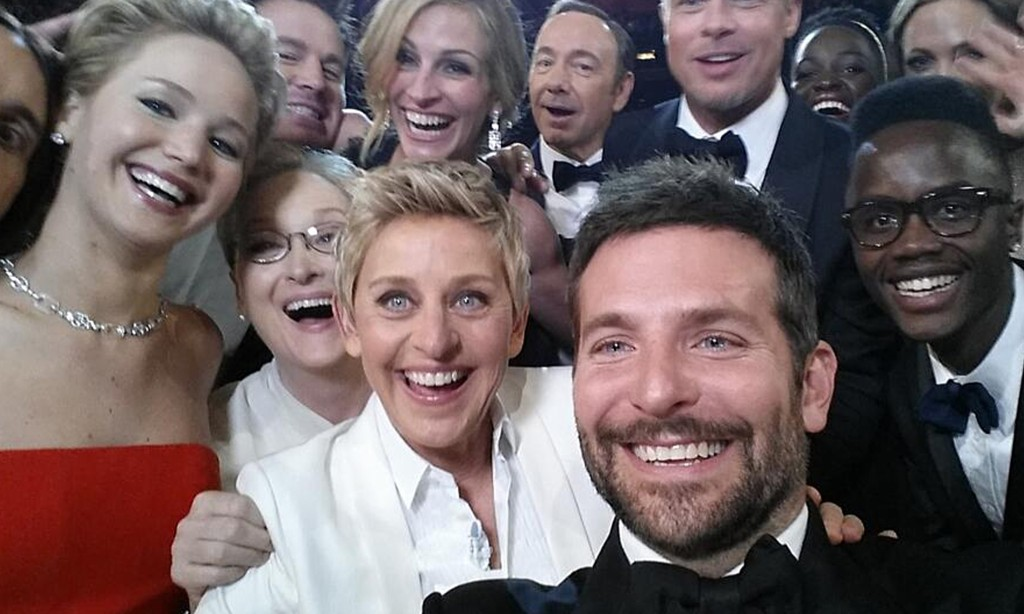
//> input picture oscarSelfie.jpg, 1024 x 614 px
$ ./OscarSelfie_code   (built with g++ and OpenCV 4)
//> lines starting //> are read from the running program, lines starting //| are printed output that depends on the picture; after the words box and inside, x2 and y2 are one past the last pixel; in counts of white or black regions, pixels touching at a corner belong together
/* Name: Karthika Kamath
   College: VEERMATA JIJABAI TECHNOLOGICAL INSTITUTE (VJTI)
   Third Year Btech Electronics */

/* Problem Statement: To find color of Ellen DeGeneres from the given image */

/*sources: http://opencvexamples.blogspot.com/p/learning-opencv-functions-step-by-step.html */


#include "opencv2/objdetect/objdetect.hpp" //for facial feature extraction using haarcascades
#include "opencv2/highgui/highgui.hpp"
#include "opencv2/imgproc/imgproc.hpp"

#include <iostream>


using namespace std;
using namespace cv;

int main( )
{

	Mat image;
// load image and create a window to display
    image = imread("oscarSelfie.jpg", CV_LOAD_IMAGE_COLOR);
//> image is the input picture: 614 rows x 1024 cols, CV_8UC3; mean B, G, R 100.5, 99.8, 114.3
    namedWindow( "window1", 1 );
	imshow( "window1", image );

    // Load Face cascade (.xml file)
    CascadeClassifier face_cascade, eyes_cascade;
    face_cascade.load( "C:/opencv/sources/data/haarcascades/haarcascade_frontalface_alt2.xml" );
	eyes_cascade.load("C:/opencv/sources/data/haarcascades/haarcascade_eye_tree_eyeglasses.xml" );


    Mat grayImage;
    cvtColor(image, grayImage, CV_BGR2GRAY); //color to gray
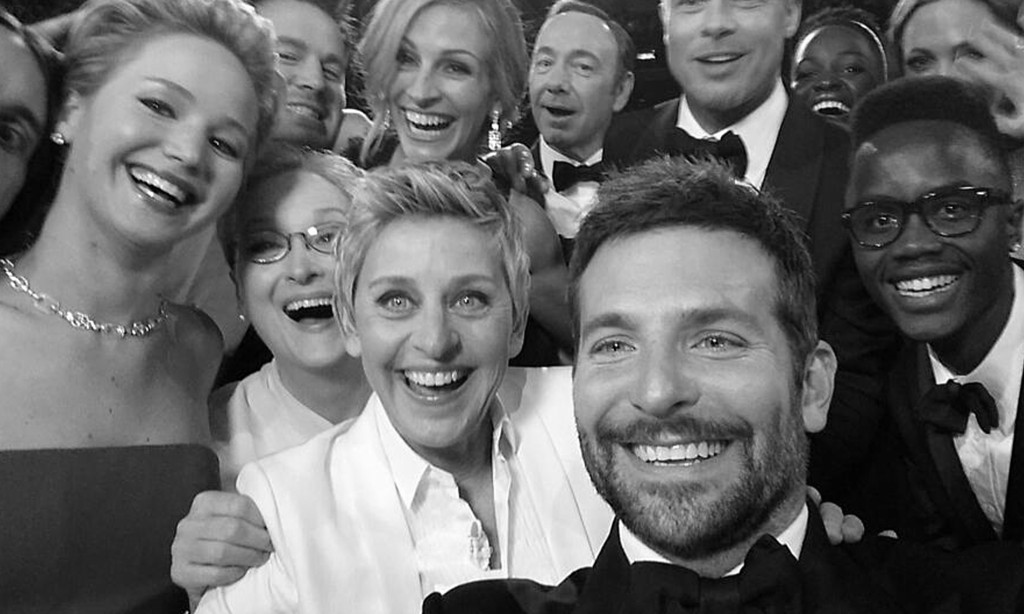
//> grayImage: 614 rows x 1024 cols, CV_8UC1; min 0, max 255, mean 104.2
    equalizeHist(grayImage, grayImage);// histogram equilisation
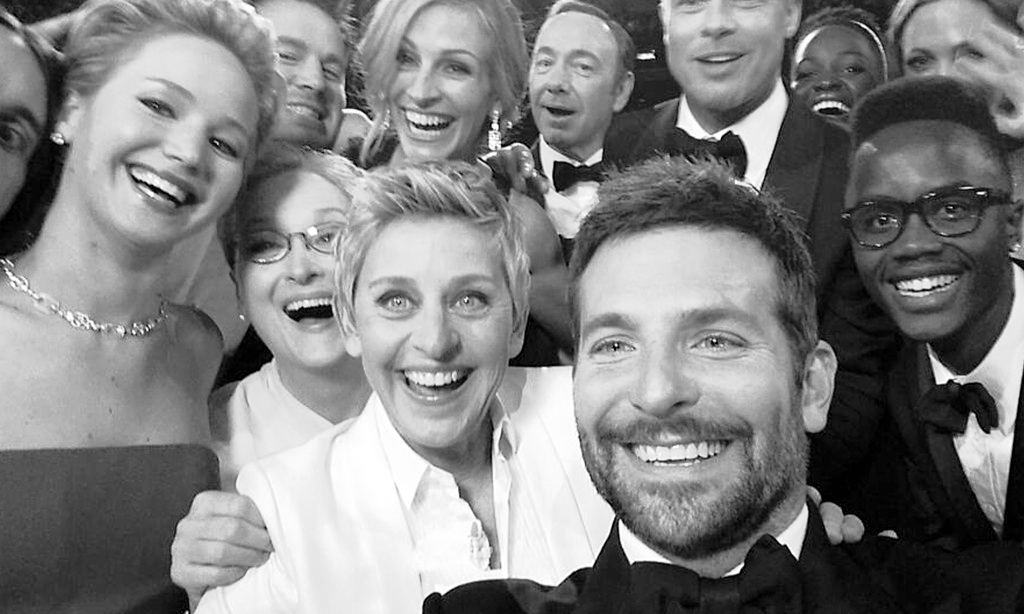
//> grayImage: 614 rows x 1024 cols, CV_8UC1; min 0, max 255, mean 128.1

    // detect the faces on the image
    vector<Rect> faces;
    face_cascade.detectMultiScale(grayImage, faces, 1.1, 2, 0|CV_HAAR_SCALE_IMAGE, Size(90,90));
//> faces = 7 Rects (x, y, width, height): [503, 16, 120, 120], [227, 178, 159, 159], [365, 13, 132, 132], [341, 227, 187, 187], [44, 34, 184, 184], [828, 144, 172, 172], [533, 232, 274, 274]

    for (int i = 0; i < faces.size(); i++)
	{
        // visualize the faces
        Point pt1(faces[i].x + faces[i].width, faces[i].y + faces[i].height);
        Point pt2(faces[i].x, faces[i].y);
        rectangle(image, pt1, pt2, cvScalar(0, 255, 0, 0), 1, 8 ,0);
        // detect the eyes within the facial roi
        Rect rect(faces[i].x, faces[i].y, faces[i].width, faces[i].height);
        Mat roi = grayImage(rect);
        vector<Rect> eyes;
       // in each face detect eyes
        eyes_cascade.detectMultiScale(roi, eyes, 1.1, 2,0|CV_HAAR_SCALE_IMAGE , Size(30, 30));

        //since at i=3 Ellen’s face is being detected as it is the 4th face detected starting from left to right

		if (i==3)
		{
        for (int j = 0; j < eyes.size(); j++)
		{
            // visualize the eyes
            Point pt1(faces[i].x + eyes[j].x + eyes[j].width, faces[i].y + eyes[j].y + eyes[j].height);
            Point pt2(faces[i].x + eyes[j].x, faces[i].y + eyes[j].y);
            rectangle(image, pt1, pt2, cvScalar(0, 210, 255, 0), 1, 8 ,0);
			cout<<"dimensions and centroid of eye "<< j+1 << eyes[j]<<endl;

		//finding rgb value at the centroid of the eye
        int b = roi.at<Vec3b>(eyes[j].x, eyes[j].y)[0];
        int g = roi.at<Vec3b>(eyes[j].x, eyes[j].y)[1];
        int r = roi.at<Vec3b>(eyes[j].x, eyes[j].y)[2];
        cout<<"rgb value of eye "<< j+1<<":" << r << " " << g << " " << b << endl ;

		}
    }
	}
//> this loop made 7 passes
//> (pt1, rect) on passes 1, 2, 4, 5, 6, 7: (Point(623, 136), Rect(503, 16, 120, 120)), (Point(386, 337), Rect(227, 178, 159, 159)), (Point(528, 414), Rect(341, 227, 187, 187)), (Point(228, 218), Rect(44, 34, 184, 184)), (Point(1000, 316), Rect(828, 144, 172, 172)), (Point(807, 506), Rect(533, 232, 274, 274))
//> (pt1, rect, eyes) on pass 3: (Point(497, 145), Rect(365, 13, 132, 132), 1 Rect (x, y, width, height): [72, 36, 40, 40])
//> pass 1, `Mat roi = grayImage(rect);`:
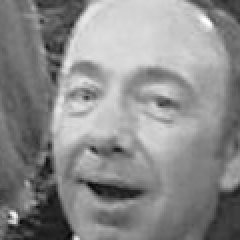
//> roi: 120 rows x 120 cols, CV_8UC1 (shown 2 times larger); min 6, max 255, mean 138.8
//> pass 2, `Mat roi = grayImage(rect);`:
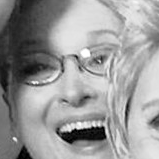
//> roi: 159 rows x 159 cols, CV_8UC1; min 0, max 255, mean 153.5
//> pass 3, `Mat roi = grayImage(rect);`:
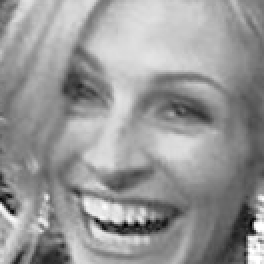
//> roi: 132 rows x 132 cols, CV_8UC1 (shown 2 times larger); min 0, max 255, mean 151.5
//> after the loop:
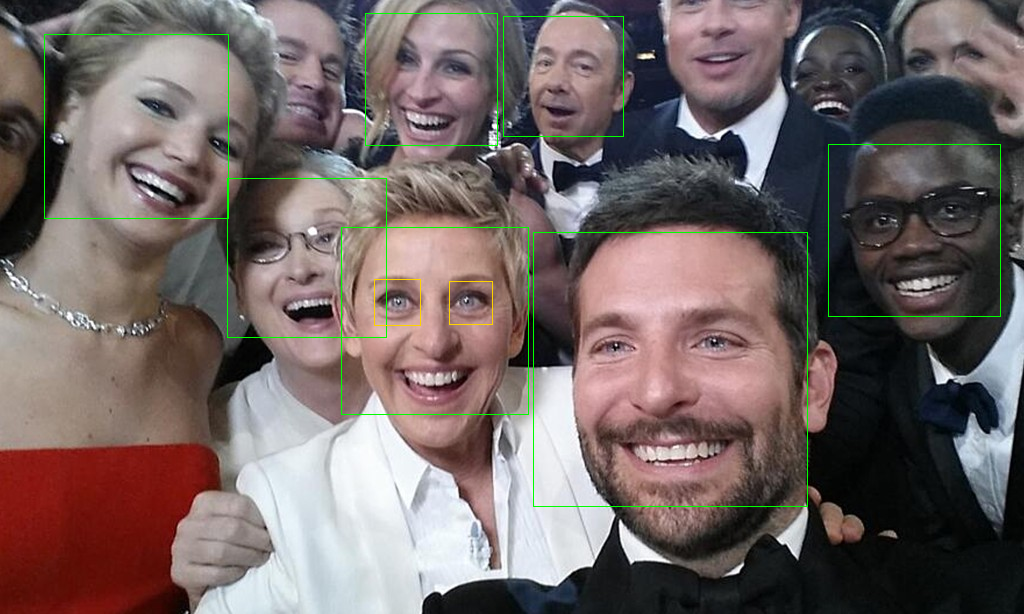
//> image: 614 rows x 1024 cols, CV_8UC3; 0.84% of pixels changed, all inside (x1, y1, x2, y2) = (44, 13, 1001, 507)
//show it in another window
    imshow( "Detected Face", image );

    waitKey(0);
    return 0;
}
